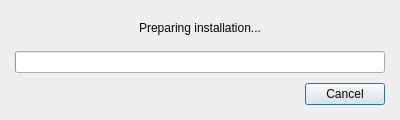
<?xml version="1.0" encoding="UTF-8"?>
<ui version="4.0">
 <class>SideloadProgressWindow</class>
 <widget class="QDialog" name="SideloadProgressWindow">
  <property name="geometry">
   <rect>
    <x>0</x>
    <y>0</y>
    <width>400</width>
    <height>120</height>
   </rect>
  </property>
  <property name="minimumSize">
   <size>
    <width>400</width>
    <height>120</height>
   </size>
  </property>
  <property name="maximumSize">
   <size>
    <width>400</width>
    <height>120</height>
   </size>
  </property>
  <property name="windowTitle">
   <string>Installing Application</string>
  </property>
  <layout class="QVBoxLayout" name="verticalLayout">
   <property name="margin">
    <number>15</number>
   </property>
   <property name="spacing">
    <number>10</number>
   </property>
   <item>
    <widget class="QLabel" name="statusLabel">
     <property name="text">
      <string>Preparing installation...</string>
     </property>
     <property name="alignment">
      <set>Qt::AlignCenter</set>
     </property>
     <property name="wordWrap">
      <bool>true</bool>
     </property>
    </widget>
   </item>
   <item>
    <widget class="QProgressBar" name="progressBar">
     <property name="value">
      <number>0</number>
     </property>
     <property name="textVisible">
      <bool>false</bool>
     </property>
    </widget>
   </item>
   <item>
    <layout class="QHBoxLayout" name="buttonLayout">
     <item>
      <spacer name="buttonSpacer">
       <property name="orientation">
        <enum>Qt::Horizontal</enum>
       </property>
       <property name="sizeHint" stdset="0">
        <size>
         <width>40</width>
         <height>20</height>
        </size>
       </property>
      </spacer>
     </item>
     <item>
      <widget class="QPushButton" name="cancelButton">
       <property name="text">
        <string>Cancel</string>
       </property>
      </widget>
     </item>
    </layout>
   </item>
  </layout>
 </widget>
 <resources/>
 <connections/>
</ui>
